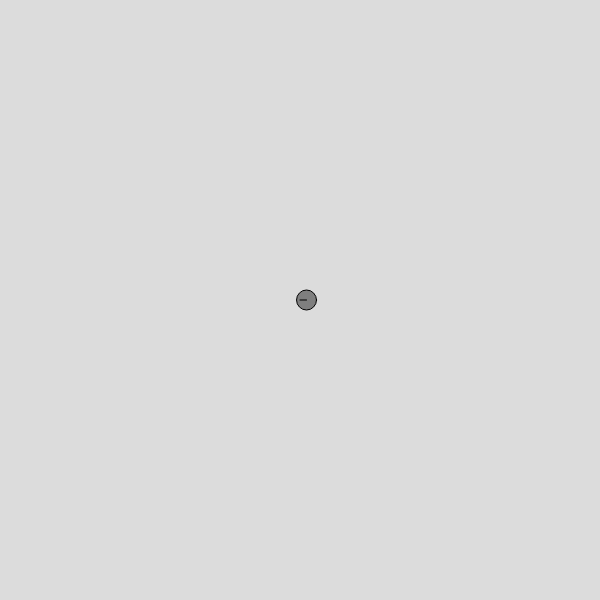
Frame 1 (no input)
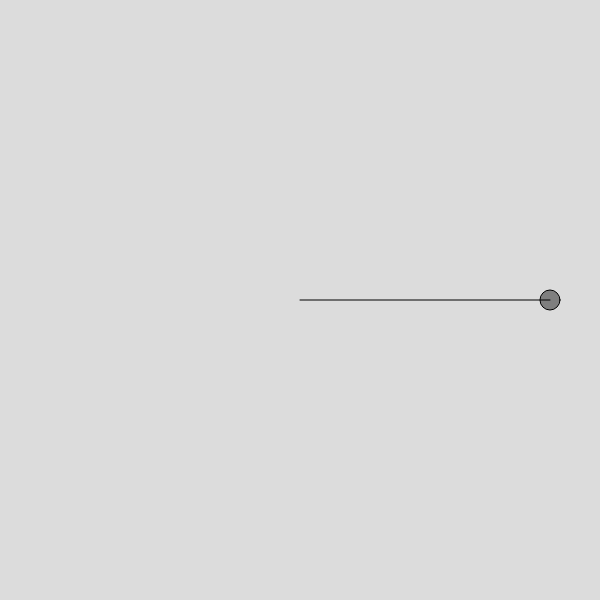
Frame 60 (no input)
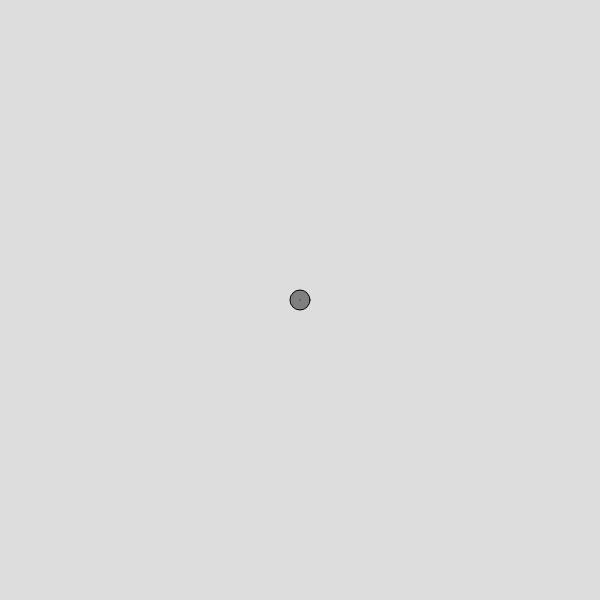
Frame 120 (the mouse pressed at the canvas centre since frame 60)

The p5.js sketch that drew these frames (run headless with seeded random() and noise() and a simulated clock; from frame 60 on, the mouse is pressed at the canvas centre):

// p5.js sketch
// ── sketch.js
const amplitude = 250
const period = 240


function setup() {
  createCanvas(600, 600);
}

function draw() {
  background(220);
  translate(width / 2, height / 2)
  let x = amplitude * sin(TWO_PI * frameCount / period)
  let x1 = amplitude * cos(TWO_PI * frameCount / period)
  stroke(0)
  fill(127)
  circle(x, 0, 20)
  line(0, 0, x, 0)
}
